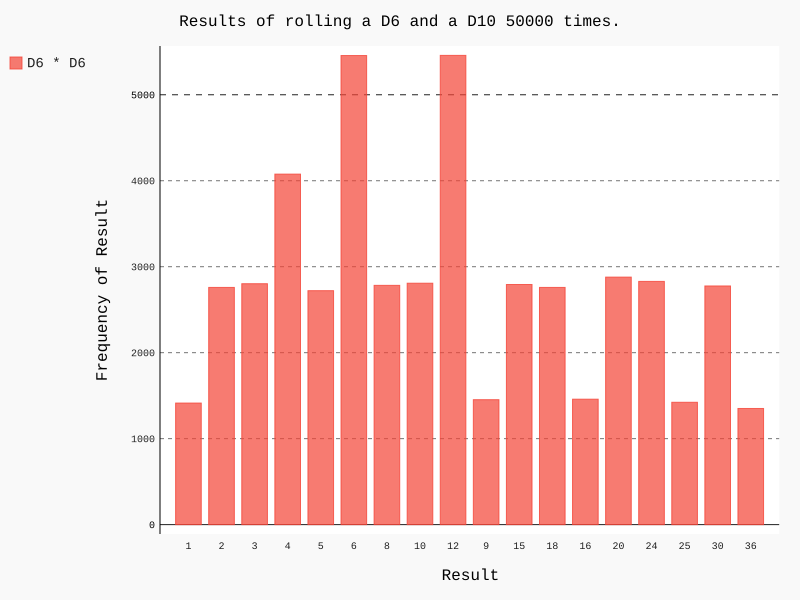

Recreate this plot in Python.
import pygal

from die import Die

die1 = Die()
die2 = Die()

results = []
for roll_num in range(50000):
	result = die1.roll() * die2.roll()
	results.append(result)

frequencies = []
x_label = []
max_result = die1.num_sides * die2.num_sides
for x in range(1, die1.num_sides+1):
	for y in range(1,die2.num_sides+1):
		if x * y not in x_label:
			x_label.append(x * y)
			frequency = results.count(x*y)
			frequencies.append(frequency)


hist = pygal.Bar()

hist.title = "Results of rolling a D6 and a D10 50000 times."
hist.x_labels = x_label
hist.x_title = "Result"
hist.y_title = "Frequency of Result"

hist.add("D6 * D6", frequencies)
hist.render_to_file('test.svg')

print(frequencies)
